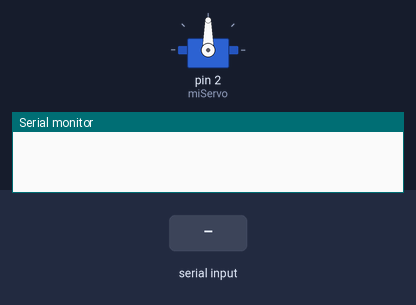
Bench run of a sketch on a simulated Arduino Uno, built with avr-gcc and run on an emulated ATmega328P. On the bench: servo, the last lines printed to the serial monitor. The inputs (shaded band) are chosen by the test bench.

Above: at 1.2 s.
1.3 s: "1" received over the second serial link
At 2.5 s:
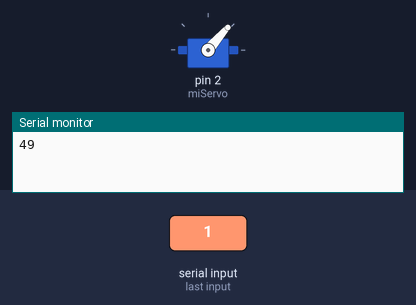
2.8 s: "0" received over the second serial link
At 3.7 s:
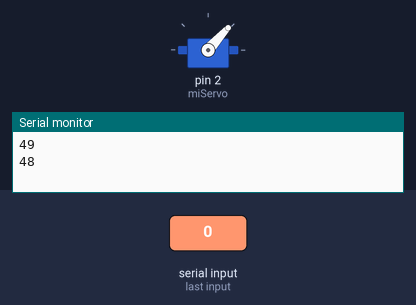
Timing chart, 0 to 5.8 s (numbered marks = the images above; inputs shaded):
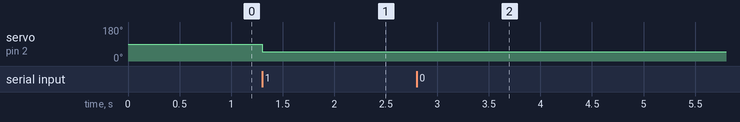

Measured:
- after the input at 1.3 s, servo on pin 2 (miServo): 90° → 49° at once
- after the input at 2.8 s, servo on pin 2 (miServo): 49° → 48° at once

The sketch:

arduinoEsclavo.ino
```cpp
// Código para Arduino esclavo
#include <Servo.h>
#include <SoftwareSerial.h>

int Rx = 7;
int Tx = 6;

SoftwareSerial esclavo(Rx,Tx);
Servo miServo;

void setup() {
  esclavo.begin(9600);
  Serial.begin(9600);
  miServo.attach(2);
}

void loop() {
  if(esclavo.available() > 0){
    int dato = esclavo.read();
    miServo.write(dato);
    Serial.println(dato);
  }
}
```
